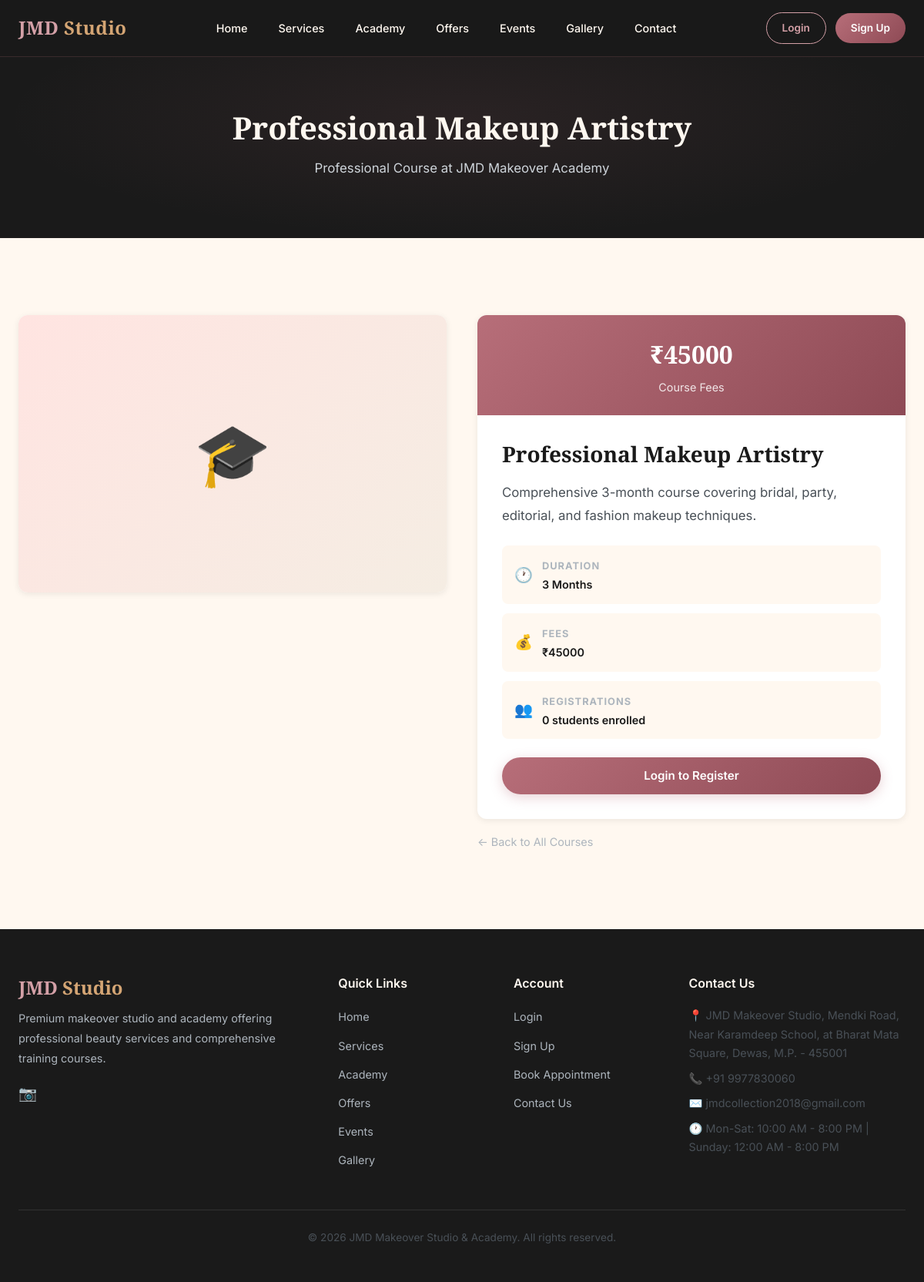
The page /course/1 on the database its author committed.
### tables this page shows
CREATE TABLE courses (
        id INTEGER PRIMARY KEY AUTOINCREMENT,
        title TEXT NOT NULL,
        description TEXT,
        duration TEXT,
        fees REAL,
        image TEXT,
        is_active INTEGER DEFAULT 1
    );

CREATE TABLE site_settings (
    key TEXT PRIMARY KEY,
    value TEXT
);

### app.py (the view)
@app.route('/course/<int:id>')
def course_detail(id):
    db = get_db()
    course = db.execute('SELECT * FROM courses WHERE id = ? AND is_active = 1', (id,)).fetchone()
    if not course:
        flash('Course not found.', 'error')
        return redirect(url_for('academy'))
    registrations = db.execute('SELECT COUNT(*) FROM course_registrations WHERE course_id = ?', (id,)).fetchone()[0]
    return render_template('course_detail.html', course=course, registrations=registrations)

### app.py (called while the page is built)
def get_db():
    if 'db' not in g:
        g.db = sqlite3.connect(DB_NAME)
        g.db.row_factory = sqlite3.Row
    return g.db

def get_settings():
    db = get_db()
    rows = db.execute('SELECT key, value FROM site_settings').fetchall()
    return {row['key']: row['value'] for row in rows}

@app.context_processor
def inject_user():
    user = None
    unread_count = 0
    if 'user_id' in session:
        db = get_db()
        user = db.execute('SELECT * FROM users WHERE id = ?', (session['user_id'],)).fetchone()
        unread_count = db.execute('SELECT COUNT(*) FROM notifications WHERE user_id = ? AND is_read = 0',
                                  (session['user_id'],)).fetchone()[0]
    settings = get_settings()
    return dict(current_user=user, unread_count=unread_count, site=settings)

### templates/course_detail.html (shortened to what this page needs)
{% extends 'base.html' %}
{% block content %}
<div class="page-header">
    <div class="container">
        <h1>{{ course.title }}</h1>
        <p>Professional Course at JMD Makeover Academy</p>
    </div>
</div>
<section class="section">
    <div class="container">
        <div class="course-detail-grid" style="display: grid; grid-template-columns: 1fr 1fr; gap: 40px; align-items: start;">
            <div class="card" style="overflow: hidden;">
                <div class="card-image" style="height: 360px;">
                    {% if course.image %}
                    <img src="{{ url_for('static', filename='uploads/' + course.image) }}" alt="{{ course.title }}" style="width:100%;height:100%;object-fit:cover;">
                    {% else %}
                    <div style="width:100%;height:100%;display:flex;align-items:center;justify-content:center;background:linear-gradient(135deg, var(--soft-pink), var(--cream-dark));">
                        <span style="font-size: 5rem;">🎓</span>
                    </div>
                    {% endif %}
                </div>
            </div>
            <div>
                <div class="card" style="padding: 0; overflow: hidden;">
                    <div style="background: linear-gradient(135deg, var(--rose-gold), var(--rose-gold-dark)); padding: 24px 32px; text-align: center;">
                        <span style="font-size: 2rem; font-weight: 700; color: var(--white); font-family: var(--font-heading);">₹{{ "%.0f"|format(course.fees) }}</span>
                        <p style="color: rgba(255,255,255,0.85); margin: 4px 0 0; font-size: 0.9rem;">Course Fees</p>
                    </div>
                    <div class="card-body" style="padding: 32px;">
                        <h2 style="margin-bottom: 16px; font-size: 1.75rem;">{{ course.title }}</h2>
                        <p style="font-size: 1.05rem; line-height: 1.8; color: var(--gray-700); margin-bottom: 24px;">{{ course.description }}</p>
                        <div style="display: flex; flex-direction: column; gap: 12px; margin-bottom: 24px;">
                            <div style="display: flex; align-items: center; gap: 12px; padding: 12px 16px; background: var(--cream); border-radius: var(--radius-sm);">
                                <span style="font-size: 1.2rem;">🕐</span>
                                <div>
                                    <strong style="font-size: 0.8rem; color: var(--gray-500); text-transform: uppercase; letter-spacing: 1px;">Duration</strong>
                                    <p style="margin: 0; font-weight: 600; color: var(--black);">{{ course.duration }}</p>
                                </div>
                            </div>
                            <div style="display: flex; align-items: center; gap: 12px; padding: 12px 16px; background: var(--cream); border-radius: var(--radius-sm);">
                                <span style="font-size: 1.2rem;">💰</span>
                                <div>
                                    <strong style="font-size: 0.8rem; color: var(--gray-500); text-transform: uppercase; letter-spacing: 1px;">Fees</strong>
                                    <p style="margin: 0; font-weight: 600; color: var(--black);">₹{{ "%.0f"|format(course.fees) }}</p>
                                </div>
                            </div>
                            <div style="display: flex; align-items: center; gap: 12px; padding: 12px 16px; background: var(--cream); border-radius: var(--radius-sm);">
                                <span style="font-size: 1.2rem;">👥</span>
                                <div>
                                    <strong style="font-size: 0.8rem; color: var(--gray-500); text-transform: uppercase; letter-spacing: 1px;">Registrations</strong>
                                    <p style="margin: 0; font-weight: 600; color: var(--black);">{{ registrations }} students enrolled</p>
                                </div>
                            </div>
                        </div>
                        {% if current_user %}
                        <form action="{{ url_for('register_course', id=course.id) }}" method="POST">
                            <button type="submit" class="btn btn-primary btn-block" style="padding: 16px;">🎓 Register for This Course</button>
                        </form>
                        {% else %}
                        <a href="{{ url_for('login') }}" class="btn btn-primary btn-block" style="padding: 16px;">Login to Register</a>
                        {% endif %}
                    </div>
                </div>
                <div class="mt-2">
                    <a href="{{ url_for('academy') }}" style="color: var(--gray-500); font-size: 0.9rem;">← Back to All Courses</a>
                </div>
            </div>
        </div>
    </div>
</section>
{% endblock %}

### templates/base.html (shortened to what this page needs)
<!DOCTYPE html>
<html lang="en">
<head>
    <link rel="stylesheet" href="{{ url_for('static', filename='css/style.css') }}">
</head>
<body>
    <nav class="navbar" id="navbar">
        <div class="container">
            <a href="{{ url_for('home') }}" class="nav-brand">
                <span class="logo-text">JMD <span>Studio</span></span>
            </a>
            <ul class="nav-links" id="nav-links">
                <li><a href="{{ url_for('home') }}" class="{% if request.endpoint == 'home' %}active{% endif %}">Home</a></li>
                <li><a href="{{ url_for('services') }}" class="{% if request.endpoint == 'services' %}active{% endif %}">Services</a></li>
                <li><a href="{{ url_for('academy') }}" class="{% if request.endpoint == 'academy' %}active{% endif %}">Academy</a></li>
                <li><a href="{{ url_for('offers') }}" class="{% if request.endpoint == 'offers' %}active{% endif %}">Offers</a></li>
                <li><a href="{{ url_for('events') }}" class="{% if request.endpoint in ['events', 'event_detail'] %}active{% endif %}">Events</a></li>
                <li><a href="{{ url_for('gallery') }}" class="{% if request.endpoint == 'gallery' %}active{% endif %}">Gallery</a></li>
                <li><a href="{{ url_for('contact') }}" class="{% if request.endpoint == 'contact' %}active{% endif %}">Contact</a></li>
            </ul>
            <div class="nav-auth" id="nav-auth">
                {% if current_user %}
                    <a href="{{ url_for('user_dashboard') }}" class="btn-nav btn-nav-outline">Dashboard</a>
                    <a href="{{ url_for('logout') }}" class="btn-nav btn-nav-solid">Logout</a>
                {% else %}
                    <a href="{{ url_for('login') }}" class="btn-nav btn-nav-outline">Login</a>
                    <a href="{{ url_for('signup') }}" class="btn-nav btn-nav-solid">Sign Up</a>
                {% endif %}
            </div>
        </div>
    </nav>
    <main>
        {% block content %}{% endblock %}
    </main>
    {% block footer %}
    <footer class="footer">
        <div class="container">
            <div class="footer-grid">
                <div class="footer-brand">
                    <h3>JMD <span>Studio</span></h3>
                    <p>{{ site.get('about_text', 'Premium makeover studio and academy.') }}</p>
                    {% if site.get('instagram') or site.get('facebook') or site.get('youtube') %}
                    <div style="margin-top: 12px; display: flex; gap: 12px;">
                        {% if site.get('instagram') %}<a href="{{ site.instagram }}" target="_blank" style="color: var(--rose-gold); font-size: 1.2rem;">📷</a>{% endif %}
                    </div>
                    {% endif %}
                </div>
                <div>
                    <h4>Quick Links</h4>
                    <ul class="footer-links">
                        <li><a href="{{ url_for('home') }}">Home</a></li>
                        <li><a href="{{ url_for('services') }}">Services</a></li>
                        <li><a href="{{ url_for('academy') }}">Academy</a></li>
                        <li><a href="{{ url_for('offers') }}">Offers</a></li>
                        <li><a href="{{ url_for('events') }}">Events</a></li>
                        <li><a href="{{ url_for('gallery') }}">Gallery</a></li>
                    </ul>
                </div>
                <div>
                    <h4>Account</h4>
                    <ul class="footer-links">
                        <li><a href="{{ url_for('login') }}">Login</a></li>
                        <li><a href="{{ url_for('signup') }}">Sign Up</a></li>
                        <li><a href="{{ url_for('book_appointment') }}">Book Appointment</a></li>
                        <li><a href="{{ url_for('contact') }}">Contact Us</a></li>
                    </ul>
                </div>
                <div class="footer-contact">
                    <h4>Contact Us</h4>
                    <p>📍 {{ site.get('address', 'JMD Makeover Studio') }}</p>
                    <p>📞 {{ site.get('phone', '+91 98765 43210') }}</p>
                    <p>✉️ {{ site.get('email', 'info@jmdstudio.com') }}</p>
                    <p>🕐 {{ site.get('working_hours', 'Mon-Sat: 10AM - 8PM') }}</p>
                </div>
            </div>
            <div class="footer-bottom">
                <p>&copy; 2026 {{ site.get('studio_name', 'JMD Makeover Studio & Academy') }}. All rights reserved.</p>
            </div>
        </div>
    </footer>
    {% endblock %}
</body>
</html>

### rows shown on the page
courses: title "Professional Makeup Artistry", fees "45000", description "Comprehensive 3-month course covering bridal, party, editorial, and fashion makeup techniques.", duration "3 Months"
site_settings: get "Premium makeover studio and academy offering professional beauty services and comprehensive training courses."
site_settings: get "JMD Makeover Studio, Mendki Road, Near Karamdeep School, at Bharat Mata Square, Dewas, M.P. - 455001"
site_settings: get "+91 9977830060"
site_settings: get "jmdcollection2018@gmail.com"
site_settings: get "Mon-Sat: 10:00 AM - 8:00 PM | Sunday: 12:00 AM - 8:00 PM"
site_settings: get "JMD Makeover Studio & Academy"

### other values the page prints
{{ registrations }} "0"
